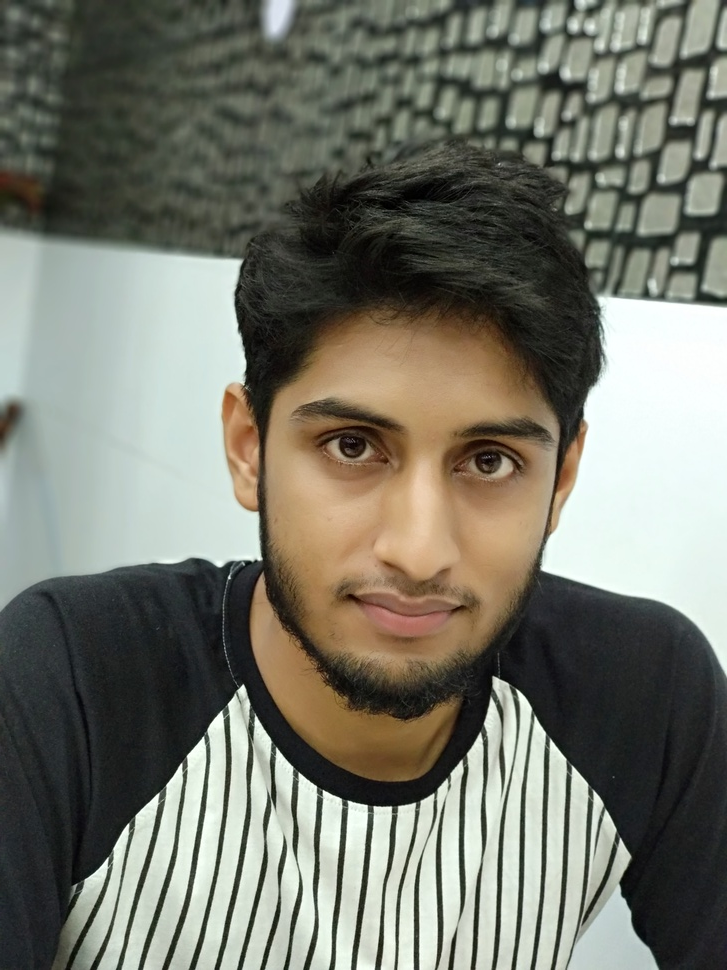
#> input picture Week 2/Practical 2b/IMG_20170101_094122.jpg, 727 x 970 px, shrunk from 3000 x 4000 before the run, given in place of the camera
$ jupyter execute 'ComputerVision_Week4c(1).ipynb'   (text cells are left out)
#> lines starting #> are read from the running program, lines starting #| are printed output that depends on the picture
[cell 1]
import numpy as np
import cv2

#Capture a video stream
cap = cv2.VideoCapture(0)
ret,frame = cap.read()
#> frame is the input picture: shape (970, 727, 3); mean B, G, R 107.7, 119, 118.3

#We will first detect the face and use that as our starting box.
face_cascade = cv2.CascadeClassifier('Week 4/Practical 4c/haarcascades/haarcascade_frontalface_default.xml')
face_rects = face_cascade.detectMultiScale(frame)
#> face_rects = [[229, 309, 380, 380]]

#Convert this list of a single array to a tuple of (x,y,w,h)
(face_x,face_y,w,h) = tuple(face_rects[0])
#> face_x = 229; face_y = 309; w = 380; h = 380
track_window = (face_x,face_y,w,h)
#> track_window = (229, 309, 380, 380)
# set up the ROI for tracking
roi = frame[face_y:face_y+h, face_x:face_x+w]
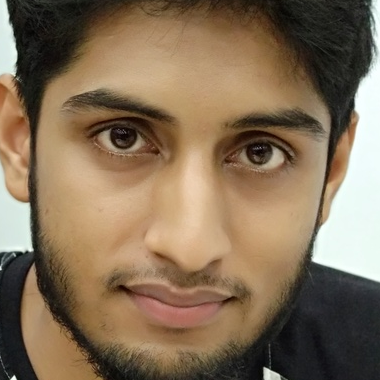
#> roi: shape (380, 380, 3); mean B, G, R 86.9, 111.1, 132.1


#Use the HSV Color Mapping
hsv_roi =  cv2.cvtColor(roi, cv2.COLOR_BGR2HSV)
#> hsv_roi: shape (380, 380, 3); mean H, S, V 30.5, 91.2, 133.6

#Find histogram to backproject the target on each frame for calculation of meanshit
roi_hist = cv2.calcHist([hsv_roi],[0],None,[180],[0,180])
#> roi_hist = 180 values, max 33448 at index 16, min 0 at index 31, mean 802.2

#Normalise the histogram array values given a min of 0 and max of 255
cv2.normalize(roi_hist,roi_hist,0,255,cv2.NORM_MINMAX)


#Setup the termination criteria, either 10 iterations or move by at least 1 pt
term_crit = ( cv2.TERM_CRITERIA_EPS | cv2.TERM_CRITERIA_COUNT, 10, 1 )

while True:
    ret ,frame = cap.read()
    if ret == True:

        #Grab the Frame in HSV
        hsv = cv2.cvtColor(frame, cv2.COLOR_BGR2HSV)
#> hsv: shape (970, 727, 3); mean H, S, V 55.3, 44.7, 124.5

        #Calculate the Back Projection based off the roi_hist
        dst = cv2.calcBackProject([hsv],[0],roi_hist,[0,180],1)
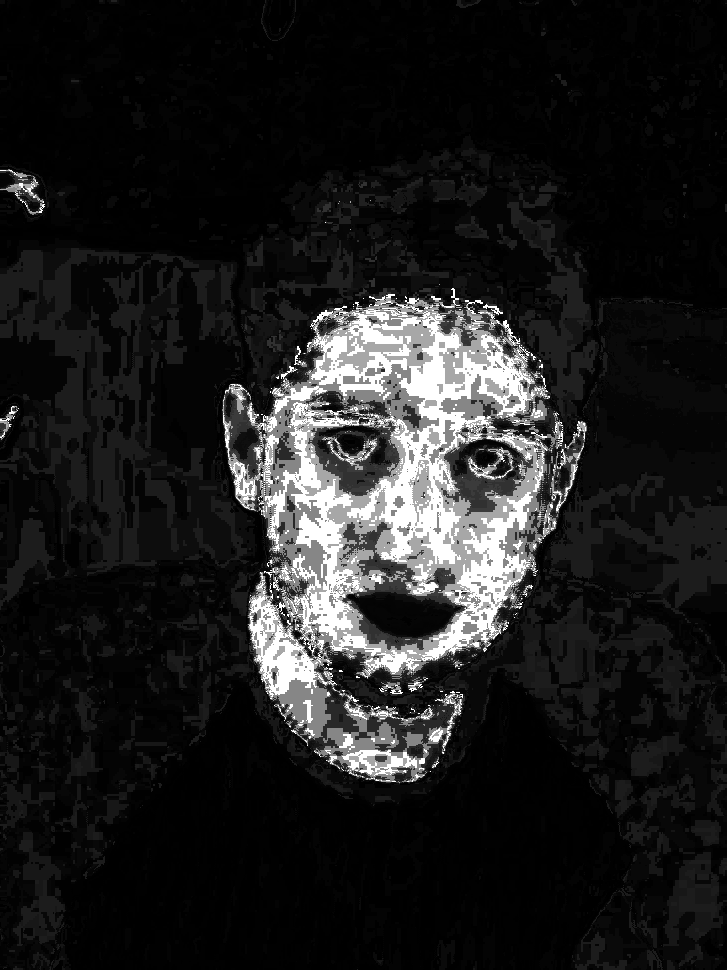
#> dst: shape (970, 727); min 0, max 255, mean 30.6

        #Apply meanshift to get the new coordinates of the rectangle
        ret, track_window = cv2.meanShift(dst, track_window, term_crit)
#> ret = 4; track_window = (207, 295, 380, 380)

        #Draw the new rectangle on the image
        x,y,w,h = track_window
#> x = 207; y = 295
        img2 = cv2.rectangle(frame, (x,y), (x+w,y+h), (0,0,255),5)

        cv2.imshow('img2',img2)


        k = cv2.waitKey(1) & 0xff
#> (key Esc is pressed here)
        if k == 27:
            break

    else:
        break

cv2.destroyAllWindows()
cap.release()

[cell 2]
import numpy as np
import cv2

#Capture a video stream
cap = cv2.VideoCapture(0)
ret,frame = cap.read()

#We will first detect the face and use that as our starting box.
face_cascade = cv2.CascadeClassifier('Week 4/Practical 4c/haarcascades/haarcascade_frontalface_default.xml')
face_rects = face_cascade.detectMultiScale(frame)

#Convert this list of a single array to a tuple of (x,y,w,h)
(face_x,face_y,w,h) = tuple(face_rects[0])
track_window = (face_x,face_y,w,h)
#> track_window = (229, 309, 380, 380)
# set up the ROI for tracking
roi = frame[face_y:face_y+h, face_x:face_x+w]


#Use the HSV Color Mapping
hsv_roi =  cv2.cvtColor(roi, cv2.COLOR_BGR2HSV)

#Find histogram to backproject the target on each frame for calculation of meanshit
roi_hist = cv2.calcHist([hsv_roi],[0],None,[180],[0,180])

#Normalise the histogram array values given a min of 0 and max of 255
cv2.normalize(roi_hist,roi_hist,0,255,cv2.NORM_MINMAX)


#Setup the termination criteria, either 10 iterations or move by at least 1 pt
term_crit = ( cv2.TERM_CRITERIA_EPS | cv2.TERM_CRITERIA_COUNT, 10, 1 )

while True:
    ret ,frame = cap.read()
    if ret == True:

        #Get the Frame in HSV
        hsv = cv2.cvtColor(frame, cv2.COLOR_BGR2HSV)

        #Calculate the Back Projection based off the roi_hist
        dst = cv2.calcBackProject([hsv],[0],roi_hist,[0,180],1)

        #Apply Camshift to get the new coordinates of the rectangle
        ret, track_window = cv2.CamShift(dst, track_window, term_crit)
#> ret = ((397.5, 487), (340.9, 424.3), 19.49); track_window = (236, 286, 323, 402)

        #Draw it on image
        pts = cv2.boxPoints(ret)
#> pts = [[166, 630.1], [307.6, 230.1], [629, 343.9], [487.4, 743.9]]
        pts = np.int0(pts)
#> pts = [[166, 630], [307, 230], [628, 343], [487, 743]]
        img2 = cv2.polylines(frame,[pts],True, (0,0,255),5)
        cv2.imshow('img2',img2)

        k = cv2.waitKey(1) & 0xff
#> (key Esc is pressed here)
        if k == 27:
            break

    else:
        break

cv2.destroyAllWindows()
cap.release()
